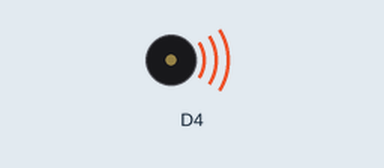
Bench run of a sketch on a simulated ESP8266 (NodeMCU). Parts: buzzer (waves = sounding).

Above: at 0.24 s.
At 31.3 s:
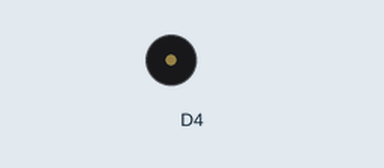
Timing chart, 0 to 40.0 s (numbered marks = the images above):
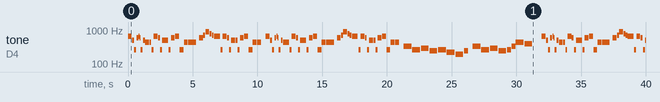

Measured:
- by itself, tone on D4: plays 659 Hz for 0.30 s, 494 Hz for 0.15 s, 262 Hz for 0.15 s, 587 Hz for 0.15 s, 659 Hz for 0.07 s, 587 Hz for 0.07 s … (126 notes in this stretch)

The sketch:

MusicPlayer.ino
```cpp
#include <avr/pgmspace.h>
#include "MusicPlayer.h"

/*
 * Tune converted from ABC notation to Arduino code.
 * see: https://github.com/jochenderwae/MusicPlayer
 * Tune name: Tetris - Song B
 * Composer:
 *
 */

const PROGMEM uint16_t tetrisSongB[] = {
180, // tempo
NOTE_E5, QART, NOTE_B4, EIGT, NOTE_C4, EIGT, NOTE_D5, EIGT, NOTE_E5, SIXT, NOTE_D5, SIXT, NOTE_C4, EIGT, NOTE_B4, EIGT,
NOTE_A4, QART, NOTE_A4, EIGT, NOTE_C4, EIGT, NOTE_E5, QART, NOTE_D5, EIGT, NOTE_C4, EIGT,
NOTE_B4, QART_DOT, NOTE_C4, EIGT, NOTE_D5, QART, NOTE_E5, QART,
NOTE_C4, QART, NOTE_A4, QART, NOTE_A4, HALF,
NOTE_REST, EIGT, NOTE_D5, QART, NOTE_F5, EIGT, NOTE_A5, QART, NOTE_G5, EIGT, NOTE_F5, EIGT,
NOTE_E5, QART_DOT, NOTE_C4, EIGT, NOTE_E5, QART, NOTE_D5, EIGT, NOTE_C4, EIGT,
NOTE_B4, QART, NOTE_B4, EIGT, NOTE_C4, EIGT, NOTE_D5, QART, NOTE_E5, QART,
NOTE_C4, QART, NOTE_A4, QART, NOTE_A4, QART, NOTE_REST, QART,
NOTE_E5, QART, NOTE_B4, EIGT, NOTE_C4, EIGT, NOTE_D5, EIGT, NOTE_E5, SIXT, NOTE_D5, SIXT, NOTE_C4, EIGT, NOTE_B4, EIGT,
NOTE_A4, QART, NOTE_A4, EIGT, NOTE_C4, EIGT, NOTE_E5, QART, NOTE_D5, EIGT, NOTE_C4, EIGT,
NOTE_B4, QART_DOT, NOTE_C4, EIGT, NOTE_D5, QART, NOTE_E5, QART,
NOTE_C4, QART, NOTE_A4, QART, NOTE_A4, HALF,
NOTE_REST, EIGT, NOTE_D5, QART, NOTE_F5, EIGT, NOTE_A5, QART, NOTE_G5, EIGT, NOTE_F5, EIGT,
NOTE_E5, QART_DOT, NOTE_C4, EIGT, NOTE_E5, QART, NOTE_D5, EIGT, NOTE_C4, EIGT,
NOTE_B4, QART, NOTE_B4, EIGT, NOTE_C4, EIGT, NOTE_D5, QART, NOTE_E5, QART,
NOTE_C4, QART, NOTE_A4, QART, NOTE_A4, QART, NOTE_REST, QART,
NOTE_E4, HALF, NOTE_C4, HALF,
NOTE_D4, HALF, NOTE_B3, HALF,
NOTE_C4, HALF, NOTE_A3, HALF,
NOTE_G3, HALF, NOTE_B3, QART, NOTE_REST, QART,
NOTE_E4, HALF, NOTE_C4, HALF,
NOTE_D4, HALF, NOTE_B3, HALF,
NOTE_C4, QART, NOTE_E4, QART, NOTE_A4, HALF,
NOTE_G4, HALF, NOTE_REST, HALF,
NOTE_E5, QART, NOTE_B4, EIGT, NOTE_C4, EIGT, NOTE_D5, EIGT, NOTE_E5, SIXT, NOTE_D5, SIXT, NOTE_C4, EIGT, NOTE_B4, EIGT,
NOTE_A4, QART, NOTE_A4, EIGT, NOTE_C4, EIGT, NOTE_E5, QART, NOTE_D5, EIGT, NOTE_C4, EIGT,
NOTE_B4, QART_DOT, NOTE_C4, EIGT, NOTE_D5, QART, NOTE_E5, QART,
NOTE_C4, QART, NOTE_A4, QART, NOTE_A4, HALF,
NOTE_REST, EIGT, NOTE_D5, QART, NOTE_F5, EIGT, NOTE_A5, QART, NOTE_G5, EIGT, NOTE_F5, EIGT,
NOTE_E5, QART_DOT, NOTE_C4, EIGT, NOTE_E5, QART, NOTE_D5, EIGT, NOTE_C4, EIGT,
NOTE_B4, QART, NOTE_B4, EIGT, NOTE_C4, EIGT, NOTE_D5, QART, NOTE_E5, QART,
NOTE_C4, QART, NOTE_A4, QART, NOTE_A4, QART, NOTE_REST, QART,
NOTE_E5, QART, NOTE_B4, EIGT, NOTE_C4, EIGT, NOTE_D5, EIGT, NOTE_E5, SIXT, NOTE_D5, SIXT, NOTE_C4, EIGT, NOTE_B4, EIGT,
NOTE_A4, QART, NOTE_A4, EIGT, NOTE_C4, EIGT, NOTE_E5, QART, NOTE_D5, EIGT, NOTE_C4, EIGT,
NOTE_B4, QART_DOT, NOTE_C4, EIGT, NOTE_D5, QART, NOTE_E5, QART,
NOTE_C4, QART, NOTE_A4, QART, NOTE_A4, HALF,
NOTE_REST, EIGT, NOTE_D5, QART, NOTE_F5, EIGT, NOTE_A5, QART, NOTE_G5, EIGT, NOTE_F5, EIGT,
NOTE_E5, QART_DOT, NOTE_C4, EIGT, NOTE_E5, QART, NOTE_D5, EIGT, NOTE_C4, EIGT,
NOTE_B4, QART, NOTE_B4, EIGT, NOTE_C4, EIGT, NOTE_D5, QART, NOTE_E5, QART,
NOTE_C4, QART, NOTE_A4, QART, NOTE_A4, QART,
NOTE_END
};

MusicPlayer<ArduinoToneNotePolicy<D4>> musicPlayer = MusicPlayer<ArduinoToneNotePolicy<D4>>();
void setup()
{
   Serial.begin(115200);
	musicPlayer.play(tetrisSongB);
}

void loop()
{
	musicPlayer.tick();
}
```

MusicPlayer.h
```cpp
#ifndef MusicPlayer_h
#define MusicPlayer_h

/*
 * This code is adapted from https://github.com/robsoncouto/arduino-songs/
 */

#define NOTE_B0  31
#define NOTE_C1  33
#define NOTE_CS1 35
#define NOTE_D1  37
#define NOTE_DS1 39
#define NOTE_E1  41
#define NOTE_F1  44
#define NOTE_FS1 46
#define NOTE_G1  49
#define NOTE_GS1 52
#define NOTE_A1  55
#define NOTE_AS1 58
#define NOTE_B1  62
#define NOTE_C2  65
#define NOTE_CS2 69
#define NOTE_D2  73
#define NOTE_DS2 78
#define NOTE_E2  82
#define NOTE_F2  87
#define NOTE_FS2 93
#define NOTE_G2  98
#define NOTE_GS2 104
#define NOTE_A2  110
#define NOTE_AS2 117
#define NOTE_B2  123
#define NOTE_C3  131
#define NOTE_CS3 139
#define NOTE_D3  147
#define NOTE_DS3 156
#define NOTE_E3  165
#define NOTE_F3  175
#define NOTE_FS3 185
#define NOTE_G3  196
#define NOTE_GS3 208
#define NOTE_A3  220
#define NOTE_AS3 233
#define NOTE_B3  247
#define NOTE_C4  262
#define NOTE_CS4 277
#define NOTE_D4  294
#define NOTE_DS4 311
#define NOTE_E4  330
#define NOTE_F4  349
#define NOTE_FS4 370
#define NOTE_G4  392
#define NOTE_GS4 415
#define NOTE_A4  440
#define NOTE_AS4 466
#define NOTE_B4  494
#define NOTE_C5  523
#define NOTE_CS5 554
#define NOTE_D5  587
#define NOTE_DS5 622
#define NOTE_E5  659
#define NOTE_F5  698
#define NOTE_FS5 740
#define NOTE_G5  784
#define NOTE_GS5 831
#define NOTE_A5  880
#define NOTE_AS5 932
#define NOTE_B5  988
#define NOTE_C6  1047
#define NOTE_CS6 1109
#define NOTE_D6  1175
#define NOTE_DS6 1245
#define NOTE_E6  1319
#define NOTE_F6  1397
#define NOTE_FS6 1480
#define NOTE_G6  1568
#define NOTE_GS6 1661
#define NOTE_A6  1760
#define NOTE_AS6 1865
#define NOTE_B6  1976
#define NOTE_C7  2093
#define NOTE_CS7 2217
#define NOTE_D7  2349
#define NOTE_DS7 2489
#define NOTE_E7  2637
#define NOTE_F7  2794
#define NOTE_FS7 2960
#define NOTE_G7  3136
#define NOTE_GS7 3322
#define NOTE_A7  3520
#define NOTE_AS7 3729
#define NOTE_B7  3951
#define NOTE_C8  4186
#define NOTE_CS8 4435
#define NOTE_D8  4699
#define NOTE_DS8 4978
#define NOTE_REST 0

/*
timing bit pattern
Flags    Duration
00000000 00000000
0000000P 00ITSQHF
F = full note
H = half note
Q = quarter note
S = sixteenth note
T = thirtysecond note
I = sixtyfourth note

P = no pause (between this and next note)

*/

#define FULL 1
#define FULL_DOT 3
#define HALF 2
#define HALF_DOT 6
#define QART 4
#define QART_DOT 12
#define EIGT 8
#define EIGT_DOT 24
#define SIXT 16
#define SIXT_DOT 48
#define THRT 32
#define THRT_DOT 96
#define SFOR 64

#define NOPAUSE 0x0100


#define NOTE_END 0xFFFF

template <typename PlayNotePolicy>
class MusicPlayer : private PlayNotePolicy {
private:
  const uint16_t *_melody;
  uint32_t _wholenote;

  uint16_t _currentNoteIndex;
  uint16_t _note;
  uint32_t _nextNoteTime;
  bool _playing;
  bool _notePlayed;

  using PlayNotePolicy::playNote;

public:
  MusicPlayer() : _playing(false), _melody(NULL), _currentNoteIndex(0),
                  _nextNoteTime(0), _notePlayed(false), _note(NOTE_END) {}


  void play(const uint16_t *melody) {
    // ignore if something is playing
    if(_playing) {
      return;
    }

    _melody = melody;
    _currentNoteIndex = 0;
    _playing = true;
    _nextNoteTime = 0;
    _note = NOTE_END;

    delay(1); // there's a crash on ESP8266 in one of the next lines if this delay is omitted

    // the first value is the tempo
    uint16_t tempo = (uint16_t)pgm_read_word_near(_melody + _currentNoteIndex);
    if(tempo == 0) {
      tempo = 180;
    }

    _currentNoteIndex++;
    _wholenote = (60 * 1000 * 4) / tempo;
  }

  void tick() {
    // if nothing is playing, skip
    if(!_playing) {
      return;
    }

    // if it's not yet time to play the next note, skip
    if(_nextNoteTime > millis()) {
      _notePlayed = false;
      return;
    }

    // read the next note and duration
    _note               = (uint16_t)pgm_read_word_near(_melody + _currentNoteIndex);
    uint16_t noteLength = (uint16_t)pgm_read_word_near(_melody + _currentNoteIndex + 1);

    // if we reached the end of the song, stop playing and skip
    if(_note == NOTE_END) {
      _playing = false;
      return;
    }

    uint32_t noteDuration = 0;
    uint16_t noteDividers = noteLength & 0xff;
    bool pause = (noteLength & NOPAUSE) == 0;

    // calculates the duration of each note
    for(uint8_t i = 0; i < 8; i++) {
     if(noteDividers & 2 << i) {
        noteDuration += _wholenote / (noteDividers & 2 << i);
      }
    }

    // calculate the time to start the next note
    _nextNoteTime = millis() + noteDuration;


    // don't play anything if it's a rest note
    if(_note != NOTE_REST) {
      // we only play the note for 90% of the duration, leaving 10% as a pause
      _notePlayed = true;
      playNote(_note, pause ? noteDuration * 0.9 : noteDuration);
    }

    // move pointer to the next note
    _currentNoteIndex += 2;
  }

  bool isNotePlayed() {
    return _notePlayed;
  }

  bool isPlaying() {
    return _playing;
  }

  uint16_t getLastNote() {
    return _note;
  }
};

template <int pin>
class ArduinoToneNotePolicy {
protected:
	void playNote(uint16_t note, uint32_t duration) {
		tone(pin, note, duration);
	}
};

#endif
```
